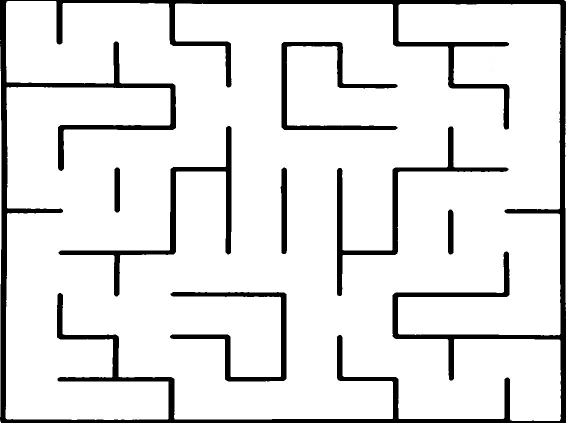
#> input picture python/origin_map/origin.jpg, 1133 x 845 px (shown at 1/2 size)
$ python main.py
#> lines starting #> are read from the running program, lines starting #| are printed output that depends on the picture; after the words box and inside, x2 and y2 are one past the last pixel; in counts of white or black regions, pixels touching at a corner belong together; long printed decimals are rounded
### python/map.py
import cv2
from random import *
import numpy as np

class Treasure():
    """ 宝藏函数
    注意这里描述坐标和CV2一样，左上角为原点 往右和往下分别是x和y的正方向
    Attributes:
        self.origin_map: 原始输入的地图
        self.x: 方块区域x坐标
        self.y: 方块区域y坐标
    """

    def __init__(self):
        """ 随机宝藏初始化
        :return: None
        """
        # 将地图化为10*10个方块 分为了100个区域用正交坐标唯一表示 注意到地图是中心对称分布，先生成一半再生成另一半
        self.origin_map = None
        self.x = [randint(1, 5) for i in range(4)]  # 生成4个随机x坐标，下同
        self.y = [randint(1, 5) for i in range(4)]
        for i in range(4):
            symmetry_x = 11 - self.x[i]
            symmetry_y = 11 - self.y[i]
            self.x.append(symmetry_x)
            self.y.append(symmetry_y)
        print(self.x,self.y)

    def DrawTreasure(self, img_address):
        """ 画宝藏位置

        Args:
            :param img_address:输入图像的地址
        :return:
            draw_map: 画好宝藏的地图
        """
#> called with img_address = './origin_map/origin.jpg'
        self.origin_map = cv2.imread(img_address)  # 读取图像
#> self.origin_map is the input picture: shape (845, 1133, 3); min 0, max 255, mean 227.5
        draw_map = cv2.imread(img_address)  # 保存一份原图
        size = self.origin_map.shape  # 读取图像的尺寸
#> size = (845, 1133, 3)
        length = size[1]  # 图像长度
#> length = 1133
        height = size[0]  # 图像高度
#> height = 845
        # xy轴拆分成为10份的单位长度
        x_stepping = int(length / 10)
#> x_stepping = 113
        y_stepping = int(height / 10)
#> y_stepping = 84
        # 定位的点是小方块的右下角 需要修正到小方块的中心
        x_correction = int(length / 20)
#> x_correction = 56
        y_correction = int(height / 20)
#> y_correction = 42
        # 椭圆xy方向的轴长 0.4 这个系数是看图像看的大概 椭圆xy轴长/单个小方格的xy = 0.4
        ellipse_x = int(0.18 * x_stepping)
#> ellipse_x = 20
        ellipse_y = int(0.18 * y_stepping)
#> ellipse_y = 15

        for i in range(8):
            # 画8个宝藏的位置 ellipse里面参数 第一个括号两个坐标 第二个括号xy方向轴长 0 0 360 角度相关不管 （0，0，0）颜色 -1 填充
            cv2.ellipse(draw_map, (self.x[i] * x_stepping - x_correction, self.y[i] * y_stepping - y_correction),
                        # 坐标步长*第几个 - 修正坐标
                        (ellipse_x, ellipse_y), 0, 0, 360, (0, 0, 0), -1)
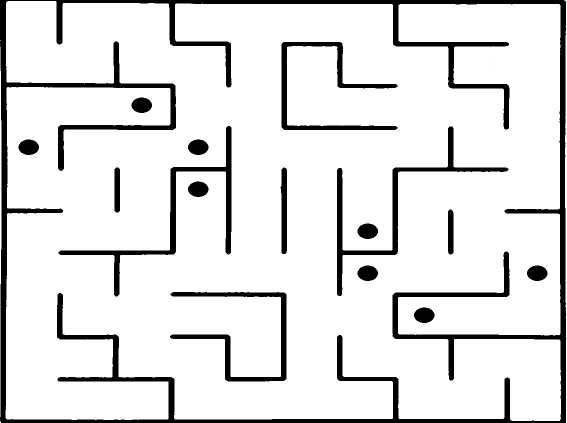
#> draw_map: shape (845, 1133, 3) (shown at 1/2 size); 0.83% of pixels changed, all inside (x1, y1, x2, y2) = (37, 195, 1095, 646)
        return draw_map

    def FindTreasure(self,img):
        """ 找宝藏

        Args:
            img: 输入图像

        Returns:
            img: 画好的图像
            location: 宝藏所在位置的xy坐标
        """
        gray = cv2.cvtColor(img, cv2.COLOR_BGR2GRAY)
        ret, thresh = cv2.threshold(gray, 127, 255, cv2.THRESH_BINARY)
        contours, hierarchy = cv2.findContours(thresh, cv2.RETR_TREE,
                                               cv2.CHAIN_APPROX_SIMPLE)  # contours为轮廓集，可以计算轮廓的长度、面积等
        location = []  # 保存坐标的数组
        for cnt in contours:
            if len(cnt) > 5:  # 点的数量够多，滤噪点
                S1 = cv2.contourArea(cnt)  # 封闭曲面的面积
                ell = cv2.fitEllipse(cnt)
                """
                返回值：ellipse = [ (x, y) , (a, b), angle ]
                （x, y）代表椭圆中心点的位置
                （a, b）代表长短轴长度，应注意a、b为长短轴的直径，而非半径
                angle 代表了中心旋转的角度
                """
                contour = cnt.reshape(-1, 2)
                # 找出轮廓坐标中x的最大值
                max_x = np.max(contour[:, 0])
                # 找出轮廓坐标中x的最小值
                min_x = np.min(contour[:, 0])
                # 找出轮廓坐标中y的最大值
                max_y = np.max(contour[:, 1])
                # 找出轮廓坐标中y的最大值
                min_y = np.min(contour[:, 1])

                # 计算轮廓最大xy边长 （即外接矩形长宽）
                contour_x = max_x - min_x
                contour_y = max_y - min_y
                # S2 =math.pi*ell[1][0]*ell[1][1]
                size = thresh.shape  # 读取图像的尺寸
                length = size[1]  # 图像长度
                height = size[0]  # 图像高度
                block_x = length / 10
                block_y = height / 10
                block_s = (length * height) / 100  # 每一个小方块的面积
                # S=π(圆周率)×a×b  ab的比上小方块边长约为0.39，即“半径”为0.18 比值为 (π * 0.18 * 0.18 )/ 1 算出为0.102 取0.09（放宽下限）
                min = 0.09 * block_s
                max = 0.2 * block_s  # 随便给的
                if (min < S1 < max) and \
                        (0.15 * block_x < contour_x < 0.5 * block_x) and \
                        (0.15 * block_y < contour_y < 0.5 * block_y):  # 判断是否满足条件 分别是面积 xy轴长 后面两个直接写里面了
                    cv2.ellipse(img, ell, (0, 255, 0), 2)
                    location.append(ell[0])
                # print(str(S1) + "    " + str(S2)+"   "+str(ell[0][0])+"   "+str(ell[0][1]))
        return img,location

### python/main.py
import cv2
import map
import numpy as np
from random import *
import math

T = map.Treasure()
img_address = "./origin_map/origin.jpg"  # 路径
randomm = T.DrawTreasure(img_address)  # 返回的画好的图像
# cv2.imshow("origin", T.origin_map)  # 原始图像
cv2.imshow("random", randomm)  # 画好随机位置的图像


# 随机resize
resize_randomm = cv2.resize(randomm, (randint(200, 200),randint(200,2000)))
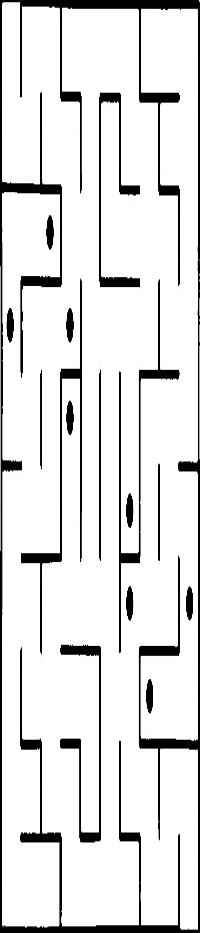
#> resize_randomm: shape (933, 200, 3); min 0, max 255, mean 225.3
# cv2.imshow("resize", resize_randomm)  #
img,loc= T.FindTreasure(resize_randomm)
#> in FindTreasure, `ret, thresh = cv2.threshold(gray, 127, 255, cv2.THRESH_BINARY)`:
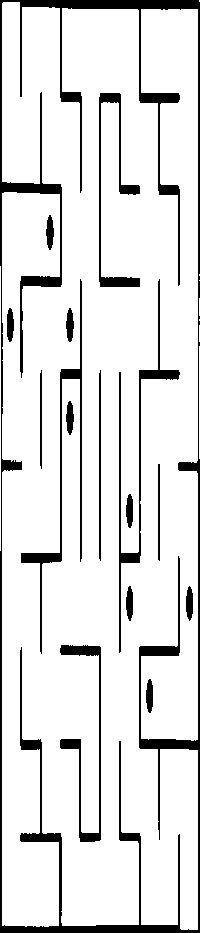
#> thresh: shape (933, 200); 88.3% white; 16 black regions
#> in FindTreasure, `contours, hierarchy = cv2.findContours(thresh, cv2.RETR_TREE, cv2.CHAI..`: contours = 24 contours, 8 with area under 20; largest, box (x1, y1, x2, y2) and area: (2, 2, 198, 930) 169523, (20, 278, 83, 655) 2296, (118, 278, 181, 654) 2254, (59, 644, 102, 843) 1670, (98, 92, 141, 288) 1659
#> the loop in FindTreasure, `for cnt in contours:` made 24 passes
#> (S1, ell, max_x, min_x, max_y, min_y, contour_x, contour_y) on passes 8 to 16: (169523, ((100.1, 476.4), (193.5, 1025.5), 0.563), 197, 2, 929, 2, 195, 927), (226, ((149.3, 695.5), (8.7, 35.01), 0.0487), 153, 145, 713, 678, 8, 35), (1670, ((86.7, 740.1), (61.87, 204.8), 174.3), 101, 59, 842, 644, 42, 198), (228, ((189.2, 603), (8.78, 34.74), 180), 193, 185, 621, 585, 8, 36), (228, ((129.4, 602.9), (8.65, 35.34), 179.9), 133, 125, 621, 585, 8, 36), (225, ((129.4, 510.4), (8.74, 34.88), 180), 133, 125, 528, 493, 8, 35), (290.5, ((158.7, 511.8), (13.26, 98.1), 179.8), 160, 157, 561, 463, 3, 98), (231, ((69.47, 417.4), (8.69, 35.01), 180), 74, 65, 435, 400, 9, 35), (568, ((100.3, 465), (17.53, 191.1), 0.0836), 101, 98, 561, 369, 3, 192)
#> cnt on passes 1 to 6: [[199, 346], [199, 458]], [[199, 325], [199, 341]], [[199, 319], [199, 320]], [[199, 298], [199, 315]], [[199, 280]], [[199, 274], [199, 275]]
#> after the loop in FindTreasure, `for cnt in contours:`:
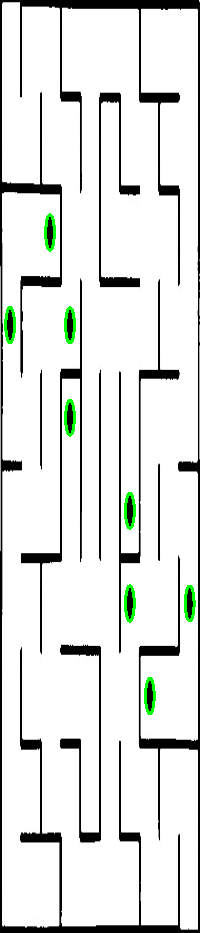
#> img: shape (933, 200, 3); 0.98% of pixels changed, all inside (x1, y1, x2, y2) = (4, 213, 196, 715)
#> after the loop in FindTreasure, `for cnt in contours:`: location = [(149.3, 695.5), (189.2, 603), (129.4, 602.9), (129.4, 510.4), (69.47, 417.4), (69.5, 324.8), (9.62, 324.5), (49.51, 232)]
#> loc has the same summary as location in FindTreasure
#
# cv2.imshow("0",img)
print(loc)
#| [(149.331, 695.518), (189.186, 602.959), (129.361, 602.936), (129.406, 510.371), (69.467, 417.360), (69.5, 324.823), (9.619, 324.550), (49.515, 232.0)]
cv2.waitKey(0)
#dfasdgadgad


"""
下面是检测的具体算法
V0.0.1: 赶着吃饭，只使用了面积+xy轴长差距，且并未封装到面向对象中
"""
# gray = cv2.cvtColor(resize_randomm, cv2.COLOR_BGR2GRAY)
# ret,thresh = cv2.threshold(gray,127,255,cv2.THRESH_BINARY)
# contours, hierarchy = cv2.findContours(thresh,cv2.RETR_TREE,cv2.CHAIN_APPROX_SIMPLE)#contours为轮廓集，可以计算轮廓的长度、面积等
# for cnt in contours:
#     if len(cnt)>5: # 点的数量够多，滤噪点
#         S1=cv2.contourArea(cnt) # 封闭曲面的面积
#         ell=cv2.fitEllipse(cnt)
#         """
#         返回值：ellipse = [ (x, y) , (a, b), angle ]
#         （x, y）代表椭圆中心点的位置
#         （a, b）代表长短轴长度，应注意a、b为长短轴的直径，而非半径
#         angle 代表了中心旋转的角度
#         """
#         contour = cnt.reshape(-1, 2)
#         # 找出轮廓坐标中x的最大值
#         max_x = np.max(contour[:, 0])
#         # 找出轮廓坐标中x的最小值
#         min_x = np.min(contour[:, 0])
#         # 找出轮廓坐标中y的最大值
#         max_y = np.max(contour[:, 1])
#         # 找出轮廓坐标中y的最大值
#         min_y = np.min(contour[:, 1])
#
#         #计算轮廓最大xy周长 （即外接矩形长宽）
#         contour_x = max_x - min_x
#         contour_y = max_y - min_y
#         # S2 =math.pi*ell[1][0]*ell[1][1]
#         size = thresh.shape  # 读取图像的尺寸
#         length = size[1]  # 图像长度
#         height = size[0]  # 图像高度
#         block_x = length / 10
#         block_y = height / 10
#         block_s = (length * height) / 100  #每一个小方块的面积
#         # S=π(圆周率)×a×b  ab的比上小方块边长约为0.39，即“半径”为0.18 比值为 (π * 0.18 * 0.18 )/ 1 算出为0.102 取0.09（放宽下限）
#         min = 0.09 * block_s
#         max = 0.2 * block_s  #随便给的
#         if (min < S1 < max) and \
#                 (0.15 * block_x < contour_x < 0.5 * block_x ) and \
#                 (0.15 * block_y < contour_y < 0.5 * block_y ): # 判断是否满足条件 分别是面积 xy轴长 后面两个直接写里面了 想吃饭没时间弄
#             img = cv2.ellipse(resize_randomm, ell, (0, 255, 0), 2)
#     else:
#         img = resize_randomm
#             # print(str(S1) + "    " + str(S2)+"   "+str(ell[0][0])+"   "+str(ell[0][1]))
